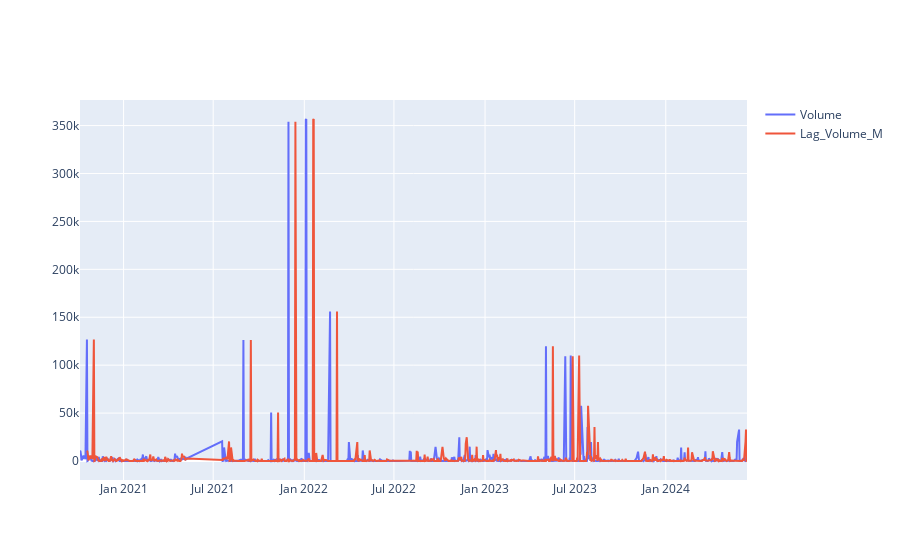

Notebook source saved alongside this figure:
### Code cell
fig = go.Figure()
#data['Volume_M'] = data["Volume"]
data['Lag_Volume_M'] = data['Volume'].shift(10)
fig.add_trace(go.Scatter(x=data.Date,y=data.Volume,name='Volume'))
fig.add_trace(go.Scatter(x=data.Date,y=data.Lag_Volume_M,name='Lag_Volume_M'))
fig.show()

### Figure 1 — Plotly figure (JSON) as saved in the notebook; plotly's stock layout.template omitted (floating-point values rounded to 4 significant figures; data arrays with more than 128 entries replaced by an {"elided": "..."} marker saying what was removed)
{"data": [{"name": "Volume", "type": "scatter", "x": {"elided": "882 str values"}, "y": {"elided": "882 int values"}}, {"name": "Lag_Volume_M", "type": "scatter", "x": {"elided": "882 str values"}, "y": {"elided": "882 int values"}}], "layout": {}}
